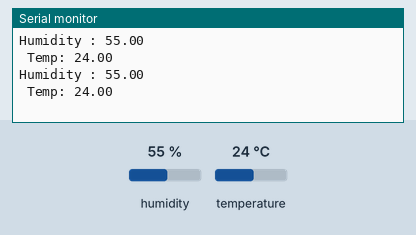
Simulated run of this sketch. Board: Arduino Uno, built with avr-gcc and run on an emulated ATmega328P. On the bench: the last lines printed to the serial monitor. Inputs (shaded band) come from the test bench; at power-on: humidity 55 %, temperature 24 °C.

Above: at 4.8 s.
4.9 s: humidity set to 22 %
At 7.3 s:
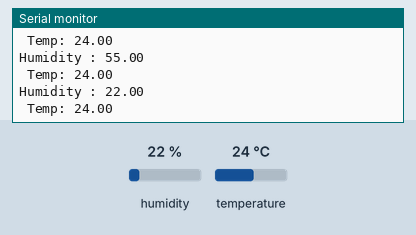
7.9 s: temperature set to 12 °C
At 8.6 s:
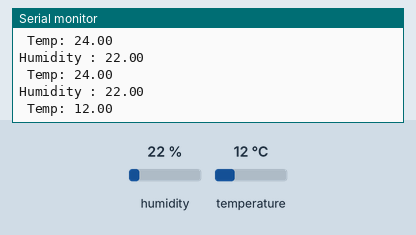
10.9 s: humidity set to 40 %
At 13.4 s:
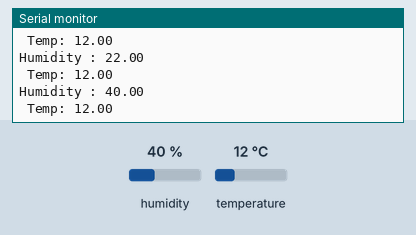
Timing chart, 0 to 14.9 s (numbered marks = the images above; inputs shaded):
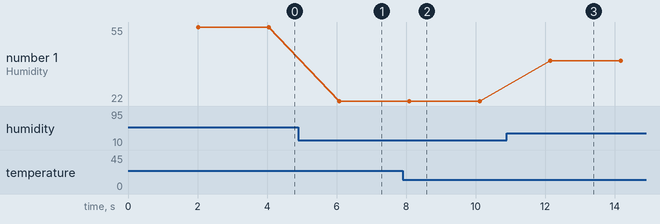

Measured:
- after the input at 4.9 s, the serial monitor: prints a new line after 1.2 s (image 1)
- after the input at 7.9 s, the serial monitor: prints a new line after 0.22 s (image 2)
- after the input at 10.9 s, the serial monitor: prints a new line after 1.2 s (image 3)
- plotted number 1: 55 → 22 after the input at 4.9 s, 22 → 40 after the input at 10.9 s

The sketch:

dht22.ino
```cpp
#include "DHT.h"
// For DHT 22 (pins numbered from left to right):
// pin 1 - 5V
// pin 2 - data
// pin 3 - 3.3 V (do not connect)
// pin 4 - GND
#define DHTPIN 4 // data pin number

// Choose sensor version below

// Sensor initialization
DHT dht(DHTPIN, DHT11);


void setup() {

  Serial.begin(9600);
  dht.begin();
}

void loop() {
   // 2 second delay between measurements
  delay(2000);

  //Get humidity

  float h = dht.readHumidity();

  // get temperature

  float t = dht.readTemperature();

  // Check if get is succesfull


  Serial.print("Humidity : ");
  Serial.println (h);
  Serial.print(" Temp: ");
  Serial.println(t);

}
```
